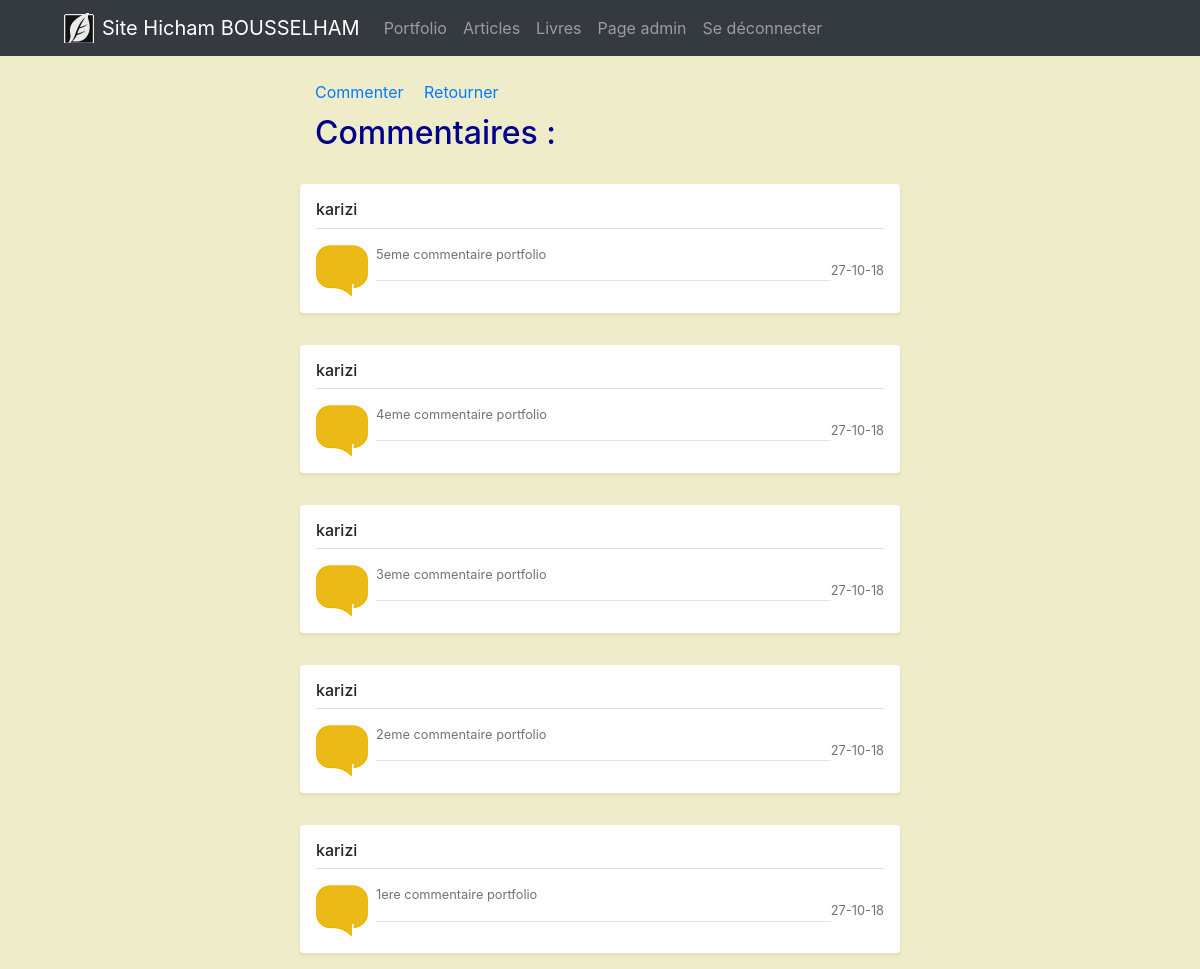
The page /portfolioComment.php (signed in) on the database its author committed.
### tables this page shows
CREATE TABLE `comments` (
  `idComment` int(11) NOT NULL,
  `comment` text NOT NULL,
  `date` datetime NOT NULL,
  `idTypeComment` int(11) NOT NULL
);

CREATE TABLE `users` (
  `id` int(11) NOT NULL,
  `name` varchar(255) NOT NULL,
  `pseudo` varchar(250) NOT NULL,
  `email` varchar(250) NOT NULL,
  `password` varchar(250) NOT NULL,
  `confirmed_at` datetime DEFAULT NULL,
  `idType` int(11) NOT NULL
);

### portfolioComment.php (called while the page is built, shortened)
<?php
require('config/database.php');
require('includes/functions.php');
require 'views/portfolioComment.view.php';

### includes/functions.php (called while the page is built, shortened)
<?php
if(!function_exists('e')){
    function e($string){
        if($string){
            return htmlspecialchars($string);
        }
    }
}
if(!function_exists('get_session')){
    function get_session($key){
        if($key){
            return !empty($_SESSION[$key])
                ? e($_SESSION[$key])
                : null;
    }
    }
}
function getCommentsPortf1(){
    global $db;
    $q = $db->prepare('SELECT * FROM comments
            INNER JOIN commenter on comments.idComment = commenter.idComment
            INNER JOIN users on commenter.id = users.id
            WHERE comments.idTypeComment = 1
            ORDER BY comments.idComment DESC ');
    $q->execute();
    $data = $q->fetchAll(PDO::FETCH_OBJ);
    return $data;
}

### views/portfolioComment.view.php (the view, shortened to what this page needs)
<?php
    include ('partials/_header.php');
?>
    <div class="row">
        <div class="col-3"></div>
            <div  class="mt-4 col-6">
                <a href="" data-toggle="modal" data-target="#exampleModalCenter" class="mr-3">Commenter</a>
                <a href="portfolio.php?id=<?= get_session('user_id') ?>">Retourner </a>
            </div>
    </div>
            <div class="row">
                <div class="col-3"></div>
                <h2 class="col-6 mb-3" id="commentaires">Commentaires :</h2>
            </div>
<?php $listComments = getCommentsPortf1(); ?>
<?php foreach($listComments as $com):
    $date =  strtotime($com->date);
    $date = date("d-m-y", $date);
    ?>
    <div class="row">
        <div class="col-3"></div>
        <div class="my-3 p-3 bg-white rounded shadow-sm mb-2 col-6" >
            <h6 class="border-bottom border-gray pb-2 mb-0"><?= $com->pseudo ?></h6>
            <div class="media text-muted pt-3">
                <img src="assets/images/comment.png" alt="" class="mr-2 rounded">
                <p class="media-body pb-3 mb-0 small lh-125 border-bottom border-gray"><?= $com->comment ?></p>
                <div>
                    <small class="d-block text-right mt-3"><?= $date ?></small>
                </div>
            </div>
        </div>
    </div>
<?php endforeach; ?>
        </div>
<?php include ('partials/_footer.php');?>

### assets/css/main.css (style rules this page uses)
body { background-color: #EFECCA; }
#commentaires { color: #00008B; margin-top: 10px; }

### rows shown on the page
comments: users.pseudo "karizi", comment "5eme commentaire portfolio", date "27-10-18"
comments: users.pseudo "karizi", comment "4eme commentaire portfolio", date "27-10-18"
comments: users.pseudo "karizi", comment "3eme commentaire portfolio", date "27-10-18"
comments: users.pseudo "karizi", comment "2eme commentaire portfolio", date "27-10-18"
comments: users.pseudo "karizi", comment "1ere commentaire portfolio", date "27-10-18"
